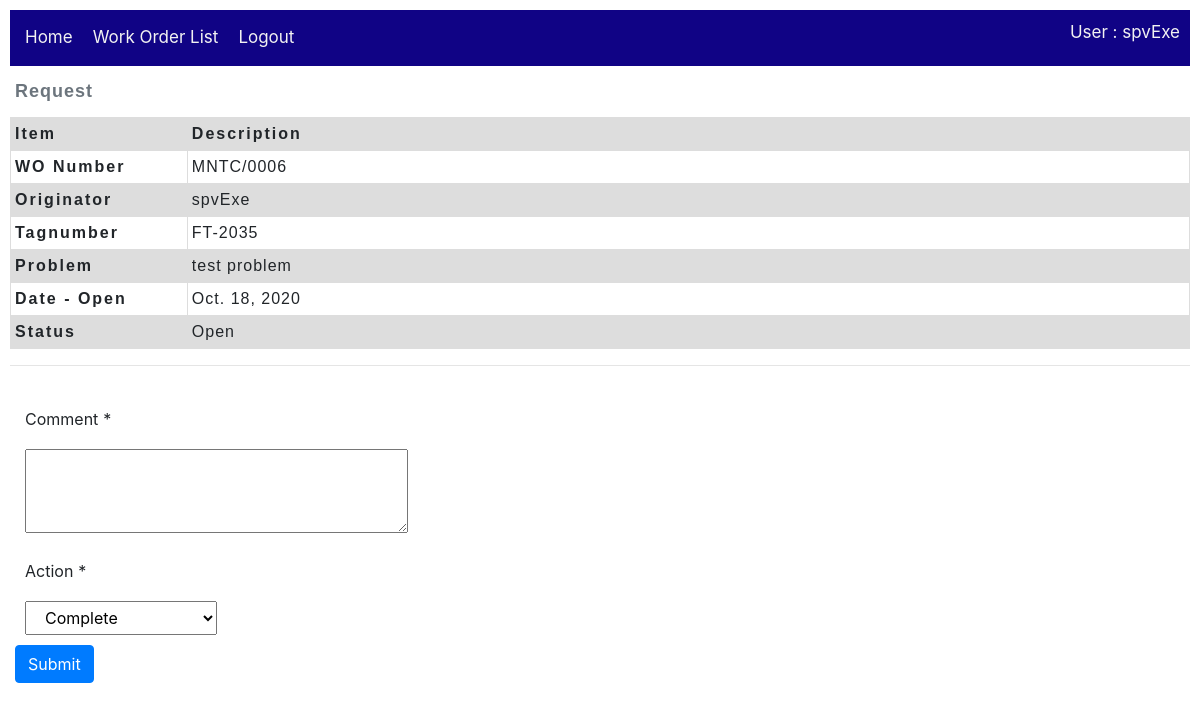
/work_order/forward/6/ (signed in), run on the app's committed database.
### accounts/models.py (models this page shows, shortened)
class CmmsUser(AbstractUser):
    forward_path = models.IntegerField(null=True)#CmmsUser.id
    reverse_path = models.IntegerField(null=True)#CmmsUser.id
    actions = models.ManyToManyField(Action, help_text='Select actions')
    section = models.ForeignKey('Section', on_delete=models.SET_NULL, null=True)
    def __str__(self):
        return self.username

class Action(models.Model):
    name = models.CharField(max_length=20, null=True, help_text='Enter name of Action(eg. Open, Close, Reject...)')
    description = models.CharField(max_length=100, null=True, help_text='Enter description of Action')
    mode = models.ForeignKey('Mode', on_delete=models.SET_NULL, null=True)
    category = models.ForeignKey('Category', on_delete=models.SET_NULL, null=True)
    class Meta:
        ordering = ['name']

### work_order/models.py (models this page shows, shortened)
class Work_order(models.Model):
    wo_number = models.CharField(max_length=20, null=True)
    tagnumber = models.CharField(max_length=50, null=True)
    problem = models.TextField(max_length=1000, null=True)
    originator = models.ForeignKey(CmmsUser,
        on_delete=models.SET_NULL,
        null=True)
    dest_section = models.ForeignKey(Section,
        on_delete=models.SET_NULL,
        null=True)
    date_open = models.DateField()
    date_finish = models.DateField(null=True)
    status = models.ForeignKey(Action,
        on_delete=models.SET_NULL,
        null=True)
    priority = models.ForeignKey(Wo_priority,
        on_delete=models.SET_NULL,
        null=True)
    current_user_id = models.IntegerField(null=True)
    executor_user_id = models.IntegerField(null=True)
    class Meta:
        ordering = ['originator','status','wo_number']

### work_order/views.py (the view, shortened to what this page needs)
# urls.py: path('forward/<int:pk>/', views.Work_orderForward.as_view(), name='work_order-forward'),
class Work_orderForward(LoginRequiredMixin, CreateView):
    form_class = WoJournalForm
    model = Wo_journal
    template_name = 'work_order/WoJournal_form.html'  # Specify your own template name/location
    def get_form_kwargs(self):
        kwargs = super(Work_orderForward, self).get_form_kwargs()
        kwargs.update({'user': self.request.user})
        return kwargs
    def get_initial(self):
        initial = super(Work_orderForward, self).get_initial()
        return initial
    def get_context_data(self, **kwargs):
        context = super(Work_orderForward,self).get_context_data(**kwargs)
        woOnProcess = Work_order.objects.get(id=self.kwargs.get("pk"))
        context['work_order'] = woOnProcess
        return context

### work_order/forms.py (shortened to what this page needs)
class WoJournalForm(ModelForm):
   comment = forms.CharField(widget=forms.Textarea(attrs={'rows':3}))
   def __init__(self, *args, **kwargs):
      self.user = kwargs.pop('user')
      super(WoJournalForm, self).__init__(*args, **kwargs)
      actDict = {}
      for action in self.user.actions.all():
         actDict[action.pk] = action.name
      actlist = list(actDict.items())
      self.fields['action'].widget = Select(choices=actlist)
      self.helper = FormHelper()
      self.helper.layout = Layout(
         Field('comment', css_class='form-group col-md-4 mb-0'),
         Field('action', css_class='form-group col-md-2 mb-0'),
         Submit('submit', 'Submit')
      )
   class Meta:
      template_name = 'work_order/WoJournal_form.html'  # Specify your own template name/location
      model = Wo_journal
      fields = ['comment',
                  'action']

### work_order/templates/work_order/WoJournal_form.html (shortened to what this page needs)
{% extends "base_work_order.html" %}
{% load crispy_forms_tags %}
{% block content %}
  {% include 'work_order/includes/Wo_request.html' %}
  <hr>
  {% crispy form %}
{% endblock %}

### work_order/templates/base_work_order.html (shortened to what this page needs)
{% extends "base_cmms.html" %}
{% block topMenu %}
<div class="topnav">
    <ul>
        <li><a href="{% url 'home-cmms' %}">Home</a></li>
        {% if user.is_authenticated %}
            <li><a href="{% url 'work_order:work_orders'%}">Work Order List</a></li>
            <li><a href="{% url 'logout'%}?next={{request.path}}">Logout</a></li>
        {% else %}
            <li><a href="{% url 'login'%}?next={{request.path}}">Login</a></li>
        {% endif %}
        {% if user.is_authenticated %}
            <li style="float: right;">User : {{ user.get_username }}</li>
        {% endif %}
    </ul>
</div>
{% endblock topMenu %}

### work_order/templates/work_order/includes/Wo_request.html
{% block content %}
    <table class="WoHeader">
        <caption>Request</caption>
        <thead>
            <tr>
                <th scope="col">Item</th>
                <th scope="col">Description</th>
            </tr>
        </thead>
        <tbody>
            <tr>
                <th scope="row">WO Number</th>
                <td>{{ work_order.wo_number }}</td>
            </tr>
            <tr>
                <th scope="row">Originator</th>
                <td>{{ work_order.originator }}</td>
            </tr>
            <tr>
                <th scope="row">Tagnumber</th>
                <td>{{ work_order.tagnumber }}</td>
            </tr>
            <tr>
                <th scope="row">Problem</th>
                <td>{{ work_order.problem }}</td>
            </tr>
            <tr>
                <th scope="row">Date - Open</th>
                <td>{{ work_order.date_open }}</td>
            </tr>
            <tr>
                <th scope="row">Status</th>
                <td>{{ work_order.status.name }}</td>
            </tr>
        </tbody>
    </table>
{% endblock %}

### static/css/styles.css (style rules this page uses)
* { padding: 5px; }
.topnav { overflow: hidden; background-color: rgb(16, 3, 133); }
.topnav ul { list-style-type: none; margin: 0; padding: 0; overflow: hidden; background-color: rgb(16, 3, 133); }
.topnav ul li { float: left; color: #f2f2f2; text-align: center; padding: 5px; text-decoration: none; font-size: 17px; }
.topnav ul li a { float: left; color: #f2f2f2; text-align: center; padding: 5px; text-decoration: none; font-size: 17px; }
* { box-sizing: border-box; }
table { table-layout: fixed; width: 100%; border-collapse: collapse; }
caption { font-family: sans-serif; font-size: 18px; font-weight: bold; caption-side: top; text-align: left; letter-spacing: 1px; }
td, th { border: 1px solid #dddddd; text-align: left; padding: 4px; }
th { letter-spacing: 2px; }
td { letter-spacing: 1px; }
thead th { background-color: #dddddd; }
tr:nth-child(even) { background-color: #dddddd; }
table.WoHeader { font-family: arial, sans-serif; }
table.WoHeader thead th:nth-child(1) { width: 15%; }

### data on the page
CmmsUser: get_username "spvExe"
Work_order: wo_number "MNTC/0006", originator "spvExe", tagnumber "FT-2035", problem "test problem", date_open "Oct. 18, 2020", status.name "Open"
